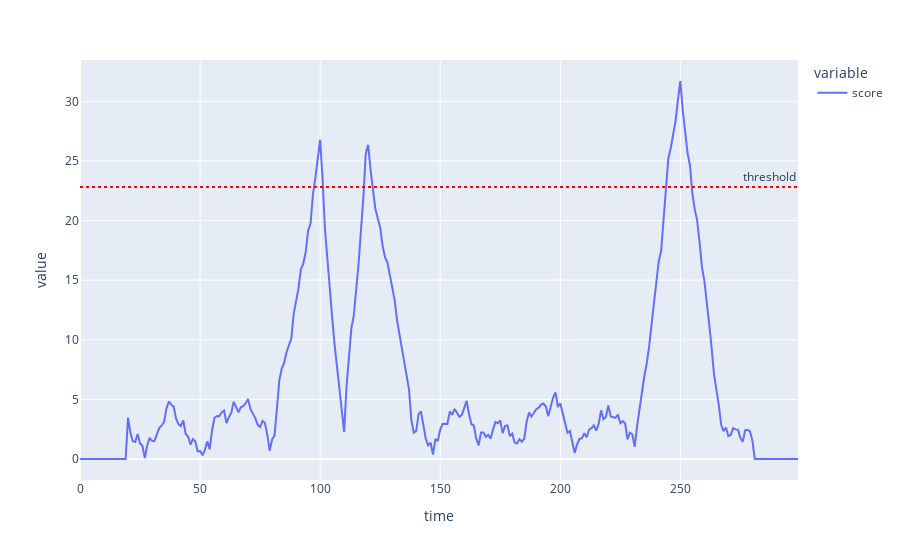

The cell this chart's notebook holds for it:
### Code cell
import plotly.express as px

scores_fig = px.line(detection_scores)
scores_fig.add_hline(
    y=detector.penalty_.values[0],
    line_dash="dot",
    line_color="red",
    annotation_text="threshold",
)

### Figure 1 — Plotly figure (JSON) as saved in the notebook; plotly's stock layout.template omitted (floating-point values rounded to 4 significant figures; data arrays with more than 128 entries replaced by an {"elided": "..."} marker saying what was removed)
{"data": [{"hovertemplate": "variable=score<br>time=%{x}<br>value=%{y}<extra></extra>", "legendgroup": "score", "line": {"color": "#636efa", "dash": "solid"}, "marker": {"symbol": "circle"}, "mode": "lines", "name": "score", "orientation": "v", "showlegend": true, "type": "scatter", "x": {"elided": "300 int values"}, "xaxis": "x", "y": {"elided": "300 float values"}, "yaxis": "y"}], "layout": {"annotations": [{"showarrow": false, "text": "threshold", "x": 1, "xanchor": "right", "xref": "x domain", "y": 22.82, "yanchor": "bottom", "yref": "y"}], "legend": {"title": {"text": "variable"}, "tracegroupgap": 0}, "margin": {"t": 60}, "shapes": [{"line": {"color": "red", "dash": "dot"}, "type": "line", "x0": 0, "x1": 1, "xref": "x domain", "y0": 22.82, "y1": 22.82, "yref": "y"}], "xaxis": {"anchor": "y", "domain": [0, 1], "title": {"text": "time"}}, "yaxis": {"anchor": "x", "domain": [0, 1], "title": {"text": "value"}}}}
